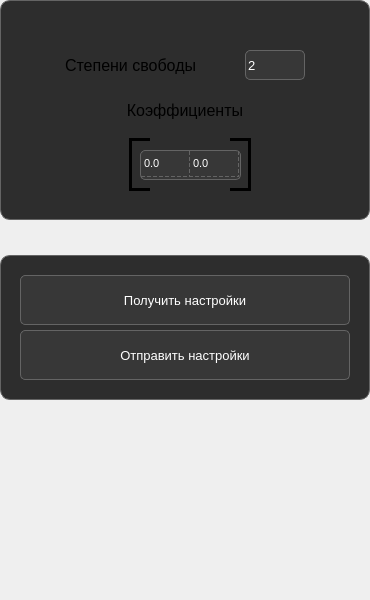
       <widget class="QWidget" name="HandSettingsWidget" native="true">
        <property name="enabled">
         <bool>true</bool>
        </property>
        <property name="geometry">
         <rect>
          <x>745</x>
          <y>45</y>
          <width>370</width>
          <height>600</height>
         </rect>
        </property>
        <property name="mouseTracking">
         <bool>false</bool>
        </property>
        <widget class="Line" name="HandTopRightLine">
         <property name="geometry">
          <rect>
           <x>230</x>
           <y>129</y>
           <width>21</width>
           <height>20</height>
          </rect>
         </property>
         <property name="mouseTracking">
          <bool>false</bool>
         </property>
         <property name="frameShadow">
          <enum>QFrame::Plain</enum>
         </property>
         <property name="lineWidth">
          <number>3</number>
         </property>
         <property name="orientation">
          <enum>Qt::Horizontal</enum>
         </property>
        </widget>
        <widget class="QLabel" name="HandFreedomLabel">
         <property name="geometry">
          <rect>
           <x>65</x>
           <y>45</y>
           <width>161</width>
           <height>41</height>
          </rect>
         </property>
         <property name="font">
          <font>
           <family>Arial</family>
           <pointsize>12</pointsize>
           <weight>50</weight>
           <bold>false</bold>
           <kerning>true</kerning>
          </font>
         </property>
         <property name="mouseTracking">
          <bool>false</bool>
         </property>
         <property name="text">
          <string>Степени свободы</string>
         </property>
        </widget>
        <widget class="QSpinBox" name="HandFreedomSpinBox">
         <property name="geometry">
          <rect>
           <x>245</x>
           <y>50</y>
           <width>60</width>
           <height>30</height>
          </rect>
         </property>
         <property name="font">
          <font>
           <family>Arial</family>
           <pointsize>10</pointsize>
           <weight>50</weight>
           <italic>false</italic>
           <bold>false</bold>
           <kerning>true</kerning>
          </font>
         </property>
         <property name="mouseTracking">
          <bool>false</bool>
         </property>
         <property name="styleSheet">
          <string notr="true">QSpinBox {
	font: 10pt &quot;Arial&quot;;
	color: white;
	selection-background-color: black;
	background: rgb(55,55,55);
    padding-right: 15px; /* make room for the arrows */
    border: 1px solid rgb(100,100,100);
	border-radius: 5px;
}

QSpinBox::up-button {
    subcontrol-origin: border;
    subcontrol-position: top right; /* position at the top right corner */
    width: 10px;
	height: 10px;
	border-radius: 5px;
	top: 4px;
	right: 8px;
}

QSpinBox::up-button:pressed {
    top: 5px;
}

QSpinBox::up-arrow {
    image: url(Icons/ComboBoxUpArrow.png);
	width: 10px;
	height: 10px;
}

QSpinBox::up-arrow:disabled, QSpinBox::up-arrow:off { /* off state when value is max */
   image: none;
}

QSpinBox::down-button {
    subcontrol-origin: border;
    subcontrol-position: bottom right; /* position at bottom right corner */
    width: 10px;
	height: 10px;
	border-radius: 5px;
	bottom: 5px;
	right: 8px;
}

QSpinBox::down-button:pressed {
    bottom: 4px;
}

QSpinBox::down-arrow {
    image: url(Icons/ComboBoxDownArrow.png);
	width: 10px;
	height: 10px;
}

QSpinBox::down-arrow:disabled, QSpinBox::down-arrow:off { /* off state when value in min */
 	image: none;
}</string>
         </property>
         <property name="minimum">
          <number>1</number>
         </property>
         <property name="maximum">
          <number>6</number>
         </property>
         <property name="value">
          <number>2</number>
         </property>
        </widget>
        <widget class="QLabel" name="HandCoefficientsLabel">
         <property name="geometry">
          <rect>
           <x>65</x>
           <y>90</y>
           <width>240</width>
           <height>41</height>
          </rect>
         </property>
         <property name="font">
          <font>
           <family>Arial</family>
           <pointsize>12</pointsize>
           <weight>50</weight>
           <bold>false</bold>
           <kerning>true</kerning>
          </font>
         </property>
         <property name="mouseTracking">
          <bool>false</bool>
         </property>
         <property name="text">
          <string>Коэффициенты</string>
         </property>
         <property name="alignment">
          <set>Qt::AlignCenter</set>
         </property>
        </widget>
        <widget class="Line" name="HandBottomRightLine">
         <property name="geometry">
          <rect>
           <x>230</x>
           <y>179</y>
           <width>21</width>
           <height>20</height>
          </rect>
         </property>
         <property name="mouseTracking">
          <bool>false</bool>
         </property>
         <property name="frameShadow">
          <enum>QFrame::Plain</enum>
         </property>
         <property name="lineWidth">
          <number>3</number>
         </property>
         <property name="orientation">
          <enum>Qt::Horizontal</enum>
         </property>
        </widget>
        <widget class="QTableWidget" name="HandTable">
         <property name="geometry">
          <rect>
           <x>140</x>
           <y>150</y>
           <width>101</width>
           <height>30</height>
          </rect>
         </property>
         <property name="sizePolicy">
          <sizepolicy hsizetype="Fixed" vsizetype="Fixed">
           <horstretch>0</horstretch>
           <verstretch>0</verstretch>
          </sizepolicy>
         </property>
         <property name="font">
          <font>
           <family>Arial</family>
           <pointsize>8</pointsize>
           <weight>50</weight>
           <italic>false</italic>
           <bold>false</bold>
           <kerning>true</kerning>
          </font>
         </property>
         <property name="mouseTracking">
          <bool>false</bool>
         </property>
         <property name="styleSheet">
          <string notr="true">QTableView {
	font: 8pt &quot;Arial&quot;;
	color: white;
	background: rgb(55,55,55);
    selection-background-color: black;
	gridline-color: rgb(100,100,100);
	border: 1px solid rgb(100,100,100);
	border-radius: 5px;
}</string>
         </property>
         <property name="frameShape">
          <enum>QFrame::StyledPanel</enum>
         </property>
         <property name="frameShadow">
          <enum>QFrame::Plain</enum>
         </property>
         <property name="lineWidth">
          <number>1</number>
         </property>
         <property name="midLineWidth">
          <number>1</number>
         </property>
         <property name="verticalScrollBarPolicy">
          <enum>Qt::ScrollBarAlwaysOff</enum>
         </property>
         <property name="horizontalScrollBarPolicy">
          <enum>Qt::ScrollBarAlwaysOff</enum>
         </property>
         <property name="autoScroll">
          <bool>false</bool>
         </property>
         <property name="alternatingRowColors">
          <bool>false</bool>
         </property>
         <property name="selectionMode">
          <enum>QAbstractItemView::NoSelection</enum>
         </property>
         <property name="showGrid">
          <bool>true</bool>
         </property>
         <property name="gridStyle">
          <enum>Qt::DashLine</enum>
         </property>
         <property name="sortingEnabled">
          <bool>false</bool>
         </property>
         <property name="wordWrap">
          <bool>false</bool>
         </property>
         <property name="cornerButtonEnabled">
          <bool>false</bool>
         </property>
         <property name="rowCount">
          <number>1</number>
         </property>
         <property name="columnCount">
          <number>2</number>
         </property>
         <attribute name="horizontalHeaderVisible">
          <bool>false</bool>
         </attribute>
         <attribute name="horizontalHeaderDefaultSectionSize">
          <number>49</number>
         </attribute>
         <attribute name="horizontalHeaderHighlightSections">
          <bool>false</bool>
         </attribute>
         <attribute name="verticalHeaderVisible">
          <bool>false</bool>
         </attribute>
         <attribute name="verticalHeaderDefaultSectionSize">
          <number>26</number>
         </attribute>
         <attribute name="verticalHeaderHighlightSections">
          <bool>false</bool>
         </attribute>
         <row/>
         <column/>
         <column/>
         <item row="0" column="0">
          <property name="text">
           <string>0.0</string>
          </property>
         </item>
         <item row="0" column="1">
          <property name="text">
           <string>0.0</string>
          </property>
         </item>
        </widget>
        <widget class="Line" name="HandRightLine">
         <property name="geometry">
          <rect>
           <x>239</x>
           <y>139</y>
           <width>20</width>
           <height>51</height>
          </rect>
         </property>
         <property name="mouseTracking">
          <bool>false</bool>
         </property>
         <property name="frameShadow">
          <enum>QFrame::Plain</enum>
         </property>
         <property name="lineWidth">
          <number>3</number>
         </property>
         <property name="midLineWidth">
          <number>0</number>
         </property>
         <property name="orientation">
          <enum>Qt::Vertical</enum>
         </property>
        </widget>
        <widget class="Line" name="HandBottomLeftLine">
         <property name="geometry">
          <rect>
           <x>129</x>
           <y>179</y>
           <width>21</width>
           <height>20</height>
          </rect>
         </property>
         <property name="mouseTracking">
          <bool>false</bool>
         </property>
         <property name="frameShadow">
          <enum>QFrame::Plain</enum>
         </property>
         <property name="lineWidth">
          <number>3</number>
         </property>
         <property name="orientation">
          <enum>Qt::Horizontal</enum>
         </property>
        </widget>
        <widget class="Line" name="HandTopLeftLine">
         <property name="geometry">
          <rect>
           <x>129</x>
           <y>129</y>
           <width>21</width>
           <height>20</height>
          </rect>
         </property>
         <property name="mouseTracking">
          <bool>false</bool>
         </property>
         <property name="frameShadow">
          <enum>QFrame::Plain</enum>
         </property>
         <property name="lineWidth">
          <number>3</number>
         </property>
         <property name="orientation">
          <enum>Qt::Horizontal</enum>
         </property>
        </widget>
        <widget class="Line" name="HandLeftLine">
         <property name="geometry">
          <rect>
           <x>120</x>
           <y>139</y>
           <width>20</width>
           <height>51</height>
          </rect>
         </property>
         <property name="mouseTracking">
          <bool>false</bool>
         </property>
         <property name="frameShadow">
          <enum>QFrame::Plain</enum>
         </property>
         <property name="lineWidth">
          <number>3</number>
         </property>
         <property name="midLineWidth">
          <number>0</number>
         </property>
         <property name="orientation">
          <enum>Qt::Vertical</enum>
         </property>
        </widget>
        <widget class="QFrame" name="HandSettingsWidgetFrame">
         <property name="geometry">
          <rect>
           <x>0</x>
           <y>0</y>
           <width>370</width>
           <height>220</height>
          </rect>
         </property>
         <property name="mouseTracking">
          <bool>false</bool>
         </property>
         <property name="autoFillBackground">
          <bool>false</bool>
         </property>
         <property name="styleSheet">
          <string notr="true">background-color:rgb(45,45,45);
    border-width:1px;
    border-color :rgb(100,100,100);
    border-radius:10px;
    border-style:solid;</string>
         </property>
         <property name="frameShape">
          <enum>QFrame::Panel</enum>
         </property>
         <property name="frameShadow">
          <enum>QFrame::Plain</enum>
         </property>
         <property name="lineWidth">
          <number>1</number>
         </property>
         <property name="midLineWidth">
          <number>0</number>
         </property>
        </widget>
        <widget class="QFrame" name="RobotSettingsWidgetFrame">
         <property name="geometry">
          <rect>
           <x>0</x>
           <y>255</y>
           <width>370</width>
           <height>145</height>
          </rect>
         </property>
         <property name="mouseTracking">
          <bool>false</bool>
         </property>
         <property name="autoFillBackground">
          <bool>false</bool>
         </property>
         <property name="styleSheet">
          <string notr="true">background-color:rgb(45,45,45);
    border-width:1px;
    border-color :rgb(100,100,100);
    border-radius:10px;
    border-style:solid;</string>
         </property>
         <property name="frameShape">
          <enum>QFrame::Panel</enum>
         </property>
         <property name="frameShadow">
          <enum>QFrame::Plain</enum>
         </property>
         <property name="lineWidth">
          <number>1</number>
         </property>
         <property name="midLineWidth">
          <number>0</number>
         </property>
        </widget>
        <widget class="QPushButton" name="SendSettingsButton">
         <property name="geometry">
          <rect>
           <x>20</x>
           <y>330</y>
           <width>330</width>
           <height>50</height>
          </rect>
         </property>
         <property name="font">
          <font>
           <family>Arial</family>
           <pointsize>10</pointsize>
           <weight>50</weight>
           <bold>false</bold>
           <kerning>true</kerning>
          </font>
         </property>
         <property name="mouseTracking">
          <bool>false</bool>
         </property>
         <property name="styleSheet">
          <string notr="true">color:rgb(255,255,255);

background-color:rgb(55,55,55);

border-width:1px;
border-color :rgb(100,100,100);
border-radius:5px;
border-style:solid;</string>
         </property>
         <property name="text">
          <string>Отправить настройки</string>
         </property>
        </widget>
        <widget class="QPushButton" name="ReceiveSettingsButton">
         <property name="geometry">
          <rect>
           <x>20</x>
           <y>275</y>
           <width>330</width>
           <height>50</height>
          </rect>
         </property>
         <property name="font">
          <font>
           <family>Arial</family>
           <pointsize>10</pointsize>
           <weight>50</weight>
           <bold>false</bold>
           <kerning>true</kerning>
          </font>
         </property>
         <property name="mouseTracking">
          <bool>false</bool>
         </property>
         <property name="styleSheet">
          <string notr="true">color:rgb(255,255,255);

background-color:rgb(55,55,55);

border-width:1px;
border-color :rgb(100,100,100);
border-radius:5px;
border-style:solid;</string>
         </property>
         <property name="text">
          <string>Получить настройки</string>
         </property>
         <property name="flat">
          <bool>false</bool>
         </property>
        </widget>
        <zorder>HandSettingsWidgetFrame</zorder>
        <zorder>RobotSettingsWidgetFrame</zorder>
        <zorder>SendSettingsButton</zorder>
        <zorder>HandFreedomLabel</zorder>
        <zorder>HandRightLine</zorder>
        <zorder>HandLeftLine</zorder>
        <zorder>HandCoefficientsLabel</zorder>
        <zorder>HandBottomLeftLine</zorder>
        <zorder>HandFreedomSpinBox</zorder>
        <zorder>HandBottomRightLine</zorder>
        <zorder>ReceiveSettingsButton</zorder>
        <zorder>HandTopLeftLine</zorder>
        <zorder>HandTopRightLine</zorder>
        <zorder>HandTable</zorder>
       </widget>
